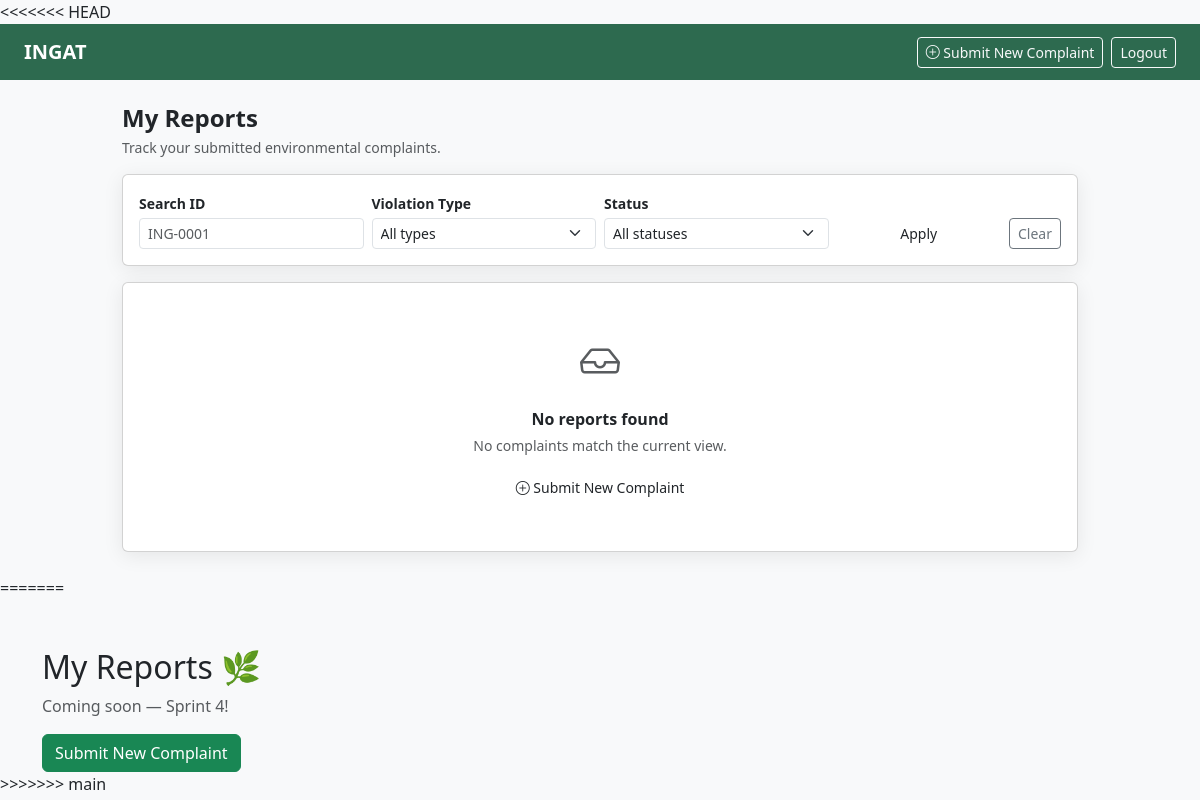
Page /user/my-reports (signed in) on the earlier database version.
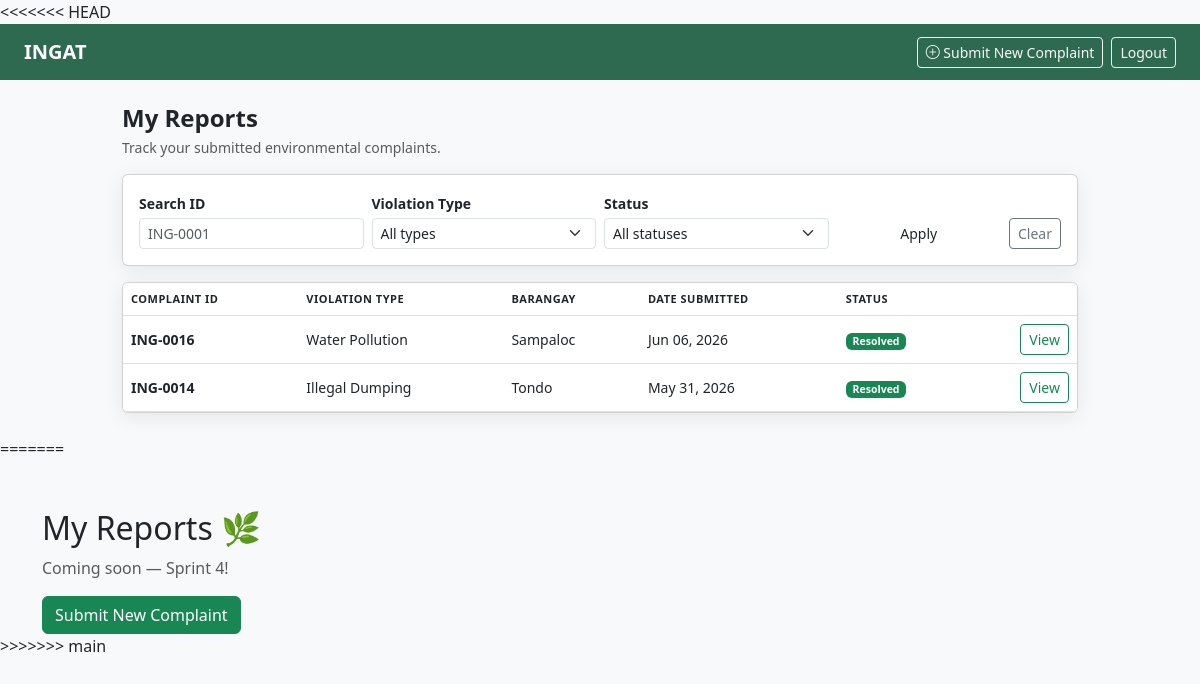
Same page on the later database version.
### models.py (models this page shows)
class Complaint(db.Model):
    __tablename__ = 'complaints'
    id = db.Column(db.Integer, primary_key=True)
    user_id = db.Column(db.Integer, db.ForeignKey('users.id'), nullable=False)
    agency_id = db.Column(db.Integer, db.ForeignKey('agencies.id'), nullable=True)
    violation_type = db.Column(db.String(100), nullable=False)
    street_address = db.Column(db.String(255), nullable=False)
    barangay = db.Column(db.String(100), nullable=False)
    municipality = db.Column(db.String(100), nullable=False)
    date_incident = db.Column(db.Date, nullable=False)
    description = db.Column(db.Text, nullable=False)
    photo_path = db.Column(db.String(255), nullable=True)
    generated_letter = db.Column(db.Text, nullable=True)
    letter_generated = db.Column(db.Boolean, default=False)
    status = db.Column(db.String(50), default='Submitted')
    created_at = db.Column(db.DateTime, default=datetime.utcnow)
    status_history = db.relationship('StatusHistory', backref='complaint', lazy=True)

### routes/user_routes.py (the view)
@user_bp.route('/my-reports')
@member_required
def my_reports():
    from models import Complaint
    status_filter = request.args.get('status', '').strip()
    violation_filter = request.args.get('violation_type', '').strip()
    search = request.args.get('q', '').strip()
    query = Complaint.query.filter_by(user_id=current_user.id)
    if status_filter:
        query = query.filter_by(status=status_filter)
    if violation_filter:
        query = query.filter_by(violation_type=violation_filter)
    if search:
        normalized = search.upper().replace('#ING-', '').replace('ING-', '').strip()
        try:
            query = query.filter_by(id=int(normalized))
        except ValueError:
            query = query.filter(Complaint.id == -1)
    complaints = query.order_by(Complaint.created_at.desc()).all()
    all_statuses = ['Submitted', 'Under Review', 'Forwarded to Agency', 'Resolved']
    return render_template(
        'user/my_reports.html',
        complaints=complaints,
        status_filter=status_filter,
        violation_filter=violation_filter,
        search=search,
        all_statuses=all_statuses,
        violation_types=ALLOWED_VIOLATION_TYPES,
    )

### templates/user/my_reports.html (shortened to what the changed rows need)
<!DOCTYPE html>
<html lang="en">
<head>
    <link href="https://cdn.jsdelivr.net/npm/bootstrap@5.3.0/dist/css/bootstrap.min.css" rel="stylesheet">
    <link href="https://cdn.jsdelivr.net/npm/bootstrap-icons@1.10.5/font/bootstrap-icons.css" rel="stylesheet">
</head>
<body>
<div class="container py-4" style="max-width: 980px;">
    <div class="card p-0 overflow-hidden">
        {% if complaints %}
        <div class="table-responsive">
            <table class="table table-hover mb-0 align-middle">
                <thead class="bg-light">
                    <tr>
                        <th>Complaint ID</th>
                        <th>Violation Type</th>
                        <th>Barangay</th>
                        <th>Date Submitted</th>
                        <th>Status</th>
                        <th></th>
                    </tr>
                </thead>
                <tbody>
                    {% for c in complaints %}
                    <tr class="report-row" onclick="window.location='{{ url_for('user.report_detail', complaint_id=c.id) }}'">
                        <td class="fw-semibold">ING-{{ '%04d' % c.id }}</td>
                        <td>{{ c.violation_type }}</td>
                        <td>{{ c.barangay }}</td>
                        <td>{{ c.created_at.strftime('%b %d, %Y') }}</td>
                        <td>
                            {% if c.status == 'Submitted' %}
                                <span class="badge badge-submitted">Submitted</span>
                            {% elif c.status == 'Under Review' %}
                                <span class="badge badge-review">Under Review</span>
                            {% elif c.status == 'Forwarded to Agency' %}
                                <span class="badge badge-forwarded">Forwarded</span>
                            {% elif c.status == 'Resolved' %}
                                <span class="badge badge-resolved">Resolved</span>
                            {% else %}
                                <span class="badge bg-secondary">{{ c.status }}</span>
                            {% endif %}
                        </td>
                        <td class="text-end">
                            <a href="{{ url_for('user.report_detail', complaint_id=c.id) }}"
                               class="btn btn-sm btn-outline-success"
                               onclick="event.stopPropagation()">View</a>
                        </td>
                    </tr>
                    {% endfor %}
                </tbody>
            </table>
        </div>
        {% else %}
        <div class="text-center py-5 px-3">
            <i class="bi bi-inbox text-muted" style="font-size: 40px;"></i>
            <p class="fw-semibold mt-3 mb-1">No reports found</p>
            <p class="text-muted small mb-3">No complaints match the current view.</p>
            <a href="{{ url_for('user.submit_complaint') }}" class="btn btn-ingat btn-sm">
                <i class="bi bi-plus-circle"></i> Submit New Complaint
            </a>
        </div>
        {% endif %}
    </div>
</div>
</body>
</html>
    <link href="https://cdn.jsdelivr.net/npm/bootstrap@5.3.0/dist/css/bootstrap.min.css" rel="stylesheet">
</head>
<body class="bg-light">
<div class="container mt-5">
    <h2>My Reports 🌿</h2>
</div>
</body>
</html>

Differences in the rows shown:
added Complaint: id "0016", violation_type "Water Pollution", barangay "Sampaloc", created_at "Jun 06, 2026", status "Resolved"
added Complaint: id "0014", violation_type "Illegal Dumping", barangay "Tondo", created_at "May 31, 2026", status "Resolved"
Other differences:
text no longer shown: "No reports found No complaints match the current view. Submit New Complaint"
text now shown: "COMPLAINT ID VIOLATION TYPE BARANGAY DATE SUBMITTED STATUS"
